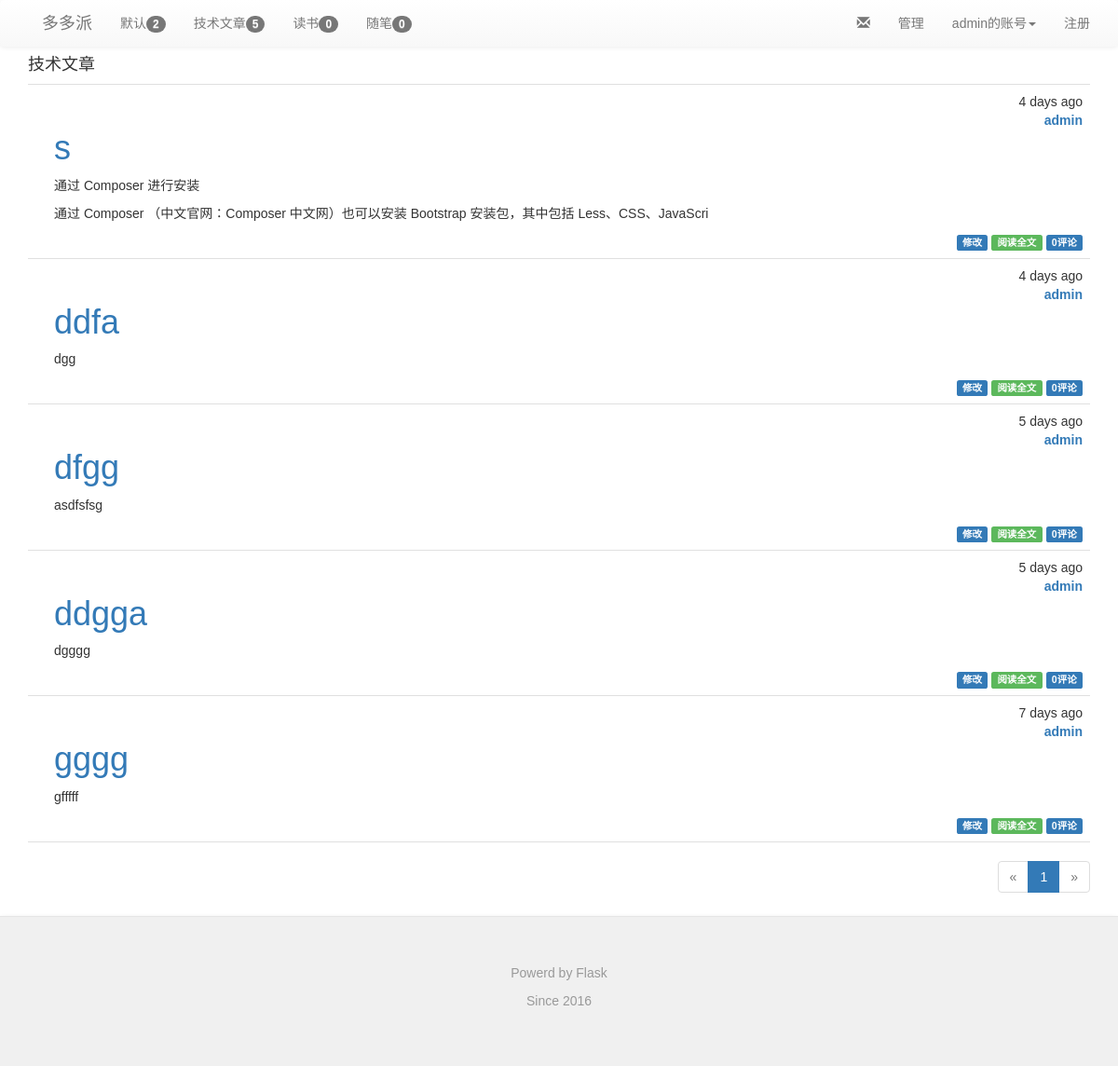
The app's page /category/2 (signed in) with its own data.
### app/models.py (models this page shows, shortened)
class Category(db.Model):
    __tablename__ = 'categories'
    id = db.Column(db.Integer,primary_key=True)
    name = db.Column(db.String(64),unique=True)
    posts = db.relationship('Post',backref='category',lazy='dynamic')

class User(UserMixin, db.Model):
    __tablename__ = 'users'
    id = db.Column(db.Integer, primary_key=True)
    email = db.Column(db.String(64), unique=True, index=True)
    username = db.Column(db.String(64), unique=True, index=True)
    role_id = db.Column(db.Integer, db.ForeignKey('roles.id'))
    password_hash = db.Column(db.String(128))
    confirmed = db.Column(db.Boolean, default=False)
    name = db.Column(db.String(64))
    location = db.Column(db.String(64))
    about_me = db.Column(db.Text())
    member_since = db.Column(db.DateTime(), default=datetime.utcnow)
    last_seen = db.Column(db.DateTime(), default=datetime.utcnow)
    posts = db.relationship('Post',backref='author',lazy='dynamic')
    followed = db.relationship('Follow',
                               foreign_keys=[Follow.follower_id],
                               backref=db.backref('follower',lazy='joined'),
                               lazy='dynamic',cascade='all,delete-orphan')
    followers = db.relationship('Follow',
                                foreign_keys=[Follow.followed_id],
                                backref=db.backref('followed',lazy='joined'),
                                lazy='dynamic',cascade='all,delete-orphan')
    sendto = db.relationship('Message',
                             foreign_keys=[Message.sendto_id],
                             backref=db.backref('sendto',lazy='joined'),
                             lazy='dynamic',cascade='all,delete-orphan'
                             )
    author = db.relationship('Message',
                             foreign_keys=[Message.author_id],
                             backref=db.backref('author',lazy='joined'),
                             lazy='dynamic',cascade='all,delete-orphan'
                             )
    comments = db.relationship('Comment',backref='author',lazy='dynamic')
    starposts = db.relationship('Post',secondary='stars',backref=db.backref('stared',lazy='joined'),lazy='joined')
    @property
    def password(self):
        raise AttributeError('password is not a readable attribute')
    def can(self, permissions):
        return self.role is not None and \
            (self.role.permissions & permissions) == permissions
    def ping(self):
        self.last_seen = datetime.utcnow()
        db.session.add(self)
    def unread_message(self):
        num = self.sendto.count()
        total = 0
        for i in range(0,num):
            if self.sendto[i].confirmed == False:
                total += 1
        return total

class Post(db.Model):
    __tablename__ = 'posts'
    id = db.Column(db.Integer,primary_key=True)
    title = db.Column(db.Text(128))
    body = db.Column(db.Text)
    body_html = db.Column(db.Text)
    timestamp = db.Column(db.DateTime,index=True,default=datetime.utcnow)
    auth_id = db.Column(db.Integer,db.ForeignKey('users.id'))
    category_id = db.Column(db.Integer,db.ForeignKey('categories.id'))
    comments = db.relationship('Comment',backref='post',lazy='dynamic')
    visits = db.Column(db.Integer,nullable=False,default=int(10))

### app/main/views.py (the view)
@main.route('/category/<int:id>')
def category(id):
    category = Category.query.get_or_404(id)
    page = request.args.get('page',1,type=int)
    pagination = category.posts.order_by(Post.timestamp.desc()).paginate(
        page,per_page=current_app.config['FLASKY_POSTS_PER_PAGE'],
        error_out=False
    )
    posts = pagination.items
    return render_template('category.html',category=category,posts=posts,pagination=pagination)

### app/auth/views.py (called while the page is built)
@auth.before_app_request
def before_request():
    if current_user.is_authenticated:
        current_user.ping()
        if not current_user.confirmed \
            and request.endpoint[:5] != 'auth.' \
            and request.endpoint != 'static':
            return redirect(url_for('auth.unconfirmed'))

### app/main/__init__.py (called while the page is built)
@main.app_context_processor
def inject_permission():
    return dict(Permission=Permission)

### app/main/views.py (called while the page is built)
@main.before_app_request
def before_request(): #定义全局变量
    g.categories=Category.query.all()
    g.hotpost = Post.query.order_by(Post.visits.desc()).all()

@main.after_app_request
def after_request(response):
    for query in get_debug_queries():
        if query.duration >= current_app.config['FLASKY_SLOW_DB_QUERY_TIME']:
            current_app.logger.warning(
                'Slow query:%s\nParameters: %s\nDuration: %fs\nContext: %s\n'
                %(query.statement,query.parameters,query.duration,query.context)
            )
    return response

### app/models.py (called while the page is built)
@login_manager.user_loader
def load_user(user_id):
    return User.query.get(int(user_id))

### app/templates/category.html (shortened to what this page needs)
{% extends "base.html" %}
{% import "_macros.html" as macros %}
{% block page_content %}
<h4>{{ category.name }}</h4>
{% include '_posts_thumbnail.html' %}
{% if pagination %}
<div class="pagination">
    {{ macros.pagination_widget(pagination, '.category',id=category.id) }}
</div>
{% endif %}
{% endblock %}

### app/templates/base.html (shortened to what this page needs)
{% extends "bootstrap/base.html" %}
{% block head %}
{{ super() }}
<link rel="stylesheet" type="text/css" href="{{ url_for('static', filename='css/bootstrap.css') }}">
<link rel="stylesheet" type="text/css" href="{{ url_for('static', filename='css/bootstrap.min.css') }}">
<link rel="stylesheet" type="text/css" href="{{ url_for('static', filename='css/bootstrap-theme.css') }}">
<link rel="stylesheet" type="text/css" href="{{ url_for('static', filename='css/bootstrap-theme.min.css') }}">
<link rel="stylesheet" type="text/css" href="{{ url_for('static', filename='styles.css') }}">
{% endblock %}
{% block navbar %}
<div class="nav navbar-default">
    <div class="container">
        <div class="navbar-header">
            <a class="navbar-brand" href="/">多多派</a>
        </div>
            <ul class="nav navbar-nav">
            {% for category in g.categories %}
                <li><a href="{{ url_for('main.category',id=category.id)}}">{{category.name}}<span class="badge">{{category.posts.count()}}</span></a></li>
            {% endfor %}
            </ul>
            <ul class="nav navbar-nav navbar-right">
                <li><a href="{{url_for('auth.register')}}">注册</a></li>
            </ul>
            <ul class="nav navbar-nav navbar-right">
                {% if current_user.is_authenticated %}
                <li class="dropdown">
                    <a href="#" class="dropdown-toggle" data-toggle="dropdown">{{current_user.username}}的账号<b class="caret"></b></a>
                </li>
                {% else %}
                <li><a href="{{ url_for('auth.login') }}">登录</a></li>
                {% endif %}
             </ul>
            {% if current_user.can(Permission.MODERATE_COMMENTS) %}
            <ul class="nav navbar-nav navbar-right">
                <li><a href="{{ url_for('main.showmessages',username=current_user.username) }}">
                    <i class="glyphicon glyphicon-envelope" aria-hidden="true"></i>
                </a></li>
                <li><a href="{{ url_for('main.moderate') }}">管理</a></li>
            </ul>
            {% endif %}
        </div>
   </div>
{% endblock %}
{% block content %}
<div class="container">
    {% block page_content %}{% endblock %}
</div>
<div class="nav navbar-default">
  <footer class="blog-footer">
      <p>Powerd by Flask</p>
      <p>Since 2016</p>
  </footer>
</div>
{% endblock %}

### app/templates/_posts_thumbnail.html
<ul class="posts">
    {% for post in posts %}
    <li class="post">
        <div class="post-content">
            <div class="post-date">{{ moment(post.timestamp).fromNow() }}</div><br/>
            <div class="post-auth"><a href="{{ url_for('.profile',username=post.author.username) }}">{{ post.author.username }}</a></div>
            <div class="post-title text-primary">
                {% if post.title %}
                <h1>{{ post.title }}</h1>
                {% endif %}
            </div>
            <div class="post-body">
                {% if post.body_html %}
                    {{ post.body_html[:100]| safe }}
                {% else %}
                    {{ post.body[:100] }}
                {% endif %}
            </div>
            <div class="post-footer">
                {% if current_user == post.author %}
                <a href="{{ url_for('.edit', id=post.id) }}">
                    <span class="label label-primary">修改</span>
                </a>
                {% elif current_user.is_administrator() %}
                <a href="{{ url_for('.edit', id=post.id) }}">
                    <span class="label label-danger">修改 [管理员]</span>
                </a>
                {% endif %}
                <a href="{{ url_for('.post',id=post.id) }}">
                    <span class="label label-success">阅读全文</span>
                </a>
                <a href="{{ url_for('.post',id=post.id) }}#comments">
                    <span class="label label-primary">{{ post.comments.count() }}评论</span>
                </a>
            </div>
        </div>
    </li>
    {% endfor %}
</ul>

### app/static/styles.css (style rules this page uses)
body,button, input, select, textarea,h1 ,h2, h3, h4, h5, h6 { font-family: Microsoft YaHei , Tahoma, Helvetica, Arial, "\5b8b\4f53"; }
ul.posts { list-style-type: none; padding: 0px; margin: 0px 0px 0px 0px; border-top: 1px solid #e0e0e0; }
ul.posts li.post { padding: 8px; border-bottom: 1px solid #e0e0e0; }
div.post-date { float: right; }
div.post-auth { float: right; font-weight: bold; }
div.post-content { margin-left: 20px; min-height: 20px; }
div.post-footer { text-align:right; }
div.pagination { width: 100%; text-align: right; padding: 0px; margin: 0px; }
footer.blog-footer { padding: 50px; color: #999; text-align: center; background-color: #f0f0f0; border-top: 1px solid #e5e5e5; }

### records on screen
Category: name "默认", posts.count "2"
Category: name "技术文章", posts.count "5"
Category: name "读书", posts.count "0"
Category: name "随笔", posts.count "0"
User: username "admin"
Post: timestamp "4 days ago", author.username "admin", title "s", body_html "通过 Composer 进行安装 通过 Composer （中文官网：Composer 中文网）也可以安装 Bootstrap 安装包，其中包括 Less、CSS、JavaScri", comments.count "0"
Post: timestamp "4 days ago", author.username "admin", title "ddfa", body_html "dgg", comments.count "0"
Post: timestamp "5 days ago", author.username "admin", title "dfgg", body_html "asdfsfsg", comments.count "0"
Post: timestamp "5 days ago", author.username "admin", title "ddgga", body_html "dgggg", comments.count "0"
Post: timestamp "7 days ago", author.username "admin", title "gggg", body_html "gfffff", comments.count "0"

### other values on screen
{{ p }} "1"
